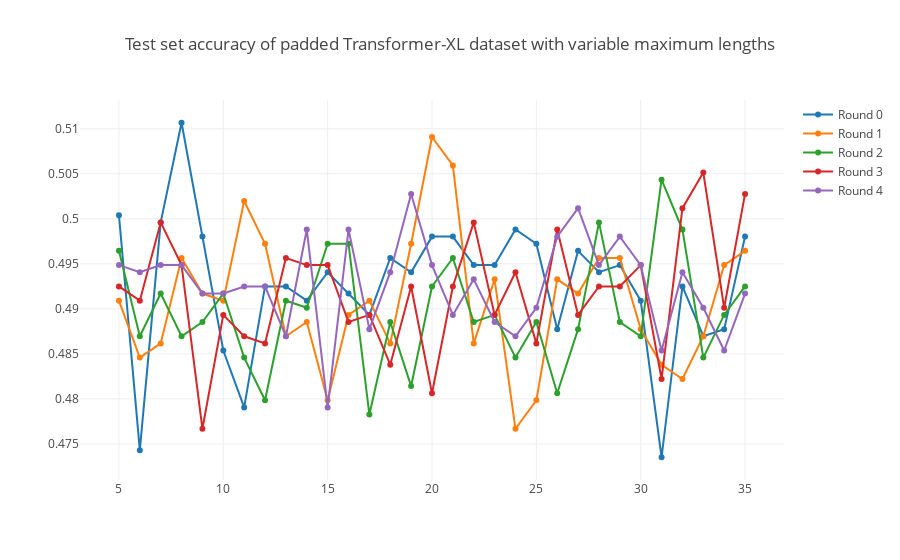

Notebook code for this chart:
### Code cell
traces = transformerxl_rounds

# Create traces
def create_scatter(counter):
    acc_dict = traces[counter]
    
    return go.Scatter(
        x = list(acc_dict.keys()),
        y = list(acc_dict.values()),
        mode = 'lines+markers',
        name = 'Round ' + str(counter)
    )

trace_data = [create_scatter(trace) for trace in range(len(traces))]

layout = go.Layout(
    title = 'Test set accuracy of padded Transformer-XL dataset with variable maximum lengths',
)

fig = go.Figure(data = trace_data, layout = layout)

iplot(fig)

### Figure 1 — Plotly figure (JSON) as saved in the notebook; plotly's stock layout.template omitted (floating-point values rounded to 4 significant figures)
{"data": [{"mode": "lines+markers", "name": "Round 0", "type": "scatter", "uid": "23e2ed92-97c8-4984-aab3-819416ad104f", "x": [5, 6, 7, 8, 9, 10, 11, 12, 13, 14, 15, 16, 17, 18, 19, 20, 21, 22, 23, 24, 25, 26, 27, 28, 29, 30, 31, 32, 33, 34, 35], "y": [0.5004, 0.4743, 0.4996, 0.5107, 0.498, 0.4854, 0.4791, 0.4925, 0.4925, 0.4909, 0.4941, 0.4917, 0.4893, 0.4957, 0.4941, 0.498, 0.498, 0.4949, 0.4949, 0.4988, 0.4972, 0.4877, 0.4964, 0.4941, 0.4949, 0.4909, 0.4735, 0.4925, 0.487, 0.4877, 0.498]}, {"mode": "lines+markers", "name": "Round 1", "type": "scatter", "uid": "971b44c3-c87f-4bb6-bb10-0544b1c96825", "x": [5, 6, 7, 8, 9, 10, 11, 12, 13, 14, 15, 16, 17, 18, 19, 20, 21, 22, 23, 24, 25, 26, 27, 28, 29, 30, 31, 32, 33, 34, 35], "y": [0.4909, 0.4846, 0.4862, 0.4957, 0.4917, 0.4909, 0.502, 0.4972, 0.487, 0.4885, 0.4798, 0.4893, 0.4909, 0.4862, 0.4972, 0.5091, 0.5059, 0.4862, 0.4933, 0.4767, 0.4798, 0.4933, 0.4917, 0.4957, 0.4957, 0.4877, 0.4838, 0.4822, 0.487, 0.4949, 0.4964]}, {"mode": "lines+markers", "name": "Round 2", "type": "scatter", "uid": "7bb971fd-1ee3-4283-8e04-05e118fcf5aa", "x": [5, 6, 7, 8, 9, 10, 11, 12, 13, 14, 15, 16, 17, 18, 19, 20, 21, 22, 23, 24, 25, 26, 27, 28, 29, 30, 31, 32, 33, 34, 35], "y": [0.4964, 0.487, 0.4917, 0.487, 0.4885, 0.4917, 0.4846, 0.4798, 0.4909, 0.4901, 0.4972, 0.4972, 0.4783, 0.4885, 0.4814, 0.4925, 0.4957, 0.4885, 0.4893, 0.4846, 0.4885, 0.4806, 0.4877, 0.4996, 0.4885, 0.487, 0.5043, 0.4988, 0.4846, 0.4893, 0.4925]}, {"mode": "lines+markers", "name": "Round 3", "type": "scatter", "uid": "15b3d872-ffd2-4402-b83d-76528edc068a", "x": [5, 6, 7, 8, 9, 10, 11, 12, 13, 14, 15, 16, 17, 18, 19, 20, 21, 22, 23, 24, 25, 26, 27, 28, 29, 30, 31, 32, 33, 34, 35], "y": [0.4925, 0.4909, 0.4996, 0.4949, 0.4767, 0.4893, 0.487, 0.4862, 0.4957, 0.4949, 0.4949, 0.4885, 0.4893, 0.4838, 0.4925, 0.4806, 0.4925, 0.4996, 0.4893, 0.4941, 0.4862, 0.4988, 0.4893, 0.4925, 0.4925, 0.4949, 0.4822, 0.5012, 0.5051, 0.4901, 0.5028]}, {"mode": "lines+markers", "name": "Round 4", "type": "scatter", "uid": "e2c8c786-bd9c-49d4-9bd7-0ded00c348e5", "x": [5, 6, 7, 8, 9, 10, 11, 12, 13, 14, 15, 16, 17, 18, 19, 20, 21, 22, 23, 24, 25, 26, 27, 28, 29, 30, 31, 32, 33, 34, 35], "y": [0.4949, 0.4941, 0.4949, 0.4949, 0.4917, 0.4917, 0.4925, 0.4925, 0.487, 0.4988, 0.4791, 0.4988, 0.4877, 0.4941, 0.5028, 0.4949, 0.4893, 0.4933, 0.4885, 0.487, 0.4901, 0.498, 0.5012, 0.4949, 0.498, 0.4949, 0.4854, 0.4941, 0.4901, 0.4854, 0.4917]}], "layout": {"title": {"text": "Test set accuracy of padded Transformer-XL dataset with variable maximum lengths"}}}
